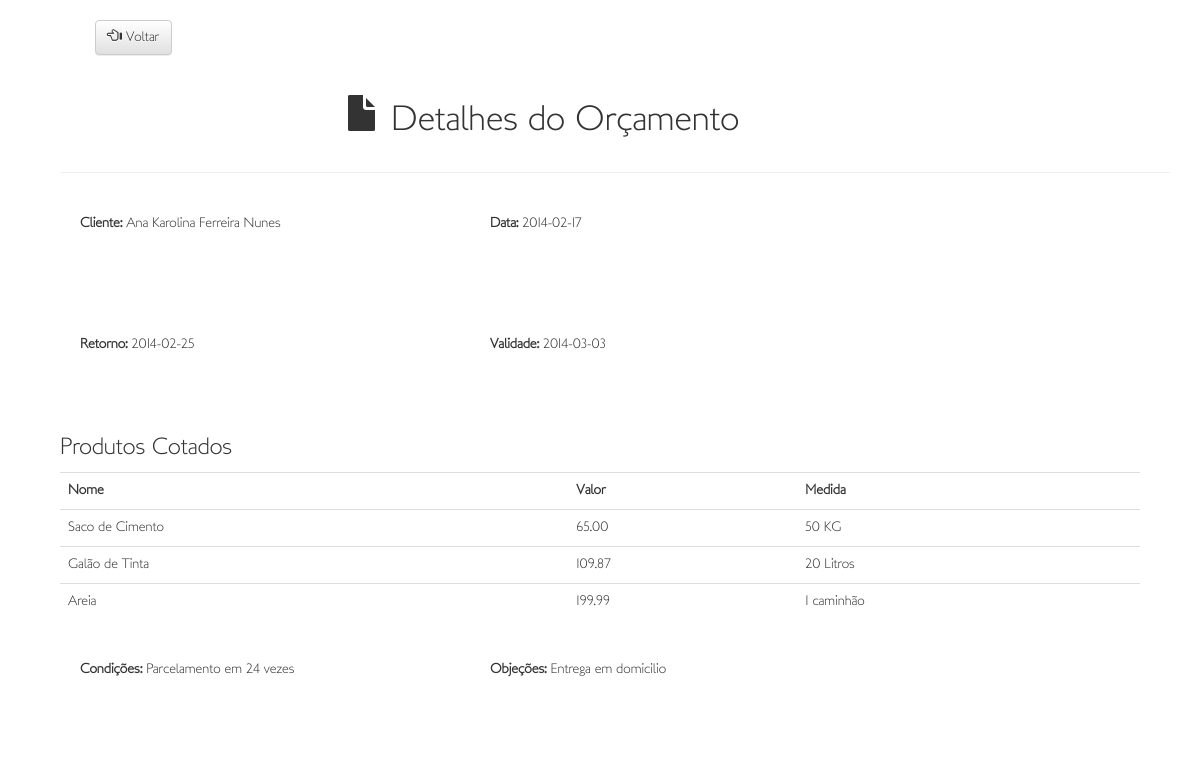
Screenshot of /detalhe.php?cod=9 with the database file from the repository.
### tables this page shows
CREATE TABLE IF NOT EXISTS `cliente` (
  `clie_cod` int(11) NOT NULL AUTO_INCREMENT,
  `clie_nome` varchar(200) NOT NULL,
  `clie_endereco` varchar(200) DEFAULT NULL,
  `clie_bairro` varchar(100) DEFAULT NULL,
  `clie_cep` char(9) DEFAULT NULL,
  `clie_fone` varchar(13) NOT NULL,
  `clie_email` varchar(255) NOT NULL,
  PRIMARY KEY (`clie_cod`)
);

CREATE TABLE IF NOT EXISTS `orcamento` (
  `orca_cod` int(11) NOT NULL AUTO_INCREMENT,
  `orca_data` date NOT NULL,
  `orca_data_retorno` date DEFAULT NULL,
  `orca_data_validade` date NOT NULL,
  `orca_clie_cod` int(11) NOT NULL,
  `orca_prod_cod_1` int(11) NOT NULL,
  `orca_condicoes` varchar(500) DEFAULT NULL,
  `orca_objecoes` varchar(500) DEFAULT NULL,
  `orca_prod_cod_2` int(11) DEFAULT NULL,
  `orca_prod_cod_3` int(11) DEFAULT NULL,
  PRIMARY KEY (`orca_cod`)
);

CREATE TABLE IF NOT EXISTS `produto` (
  `prod_cod` int(11) NOT NULL AUTO_INCREMENT,
  `prod_nome` varchar(200) NOT NULL,
  `prod_medida` varchar(45) DEFAULT NULL,
  `prod_valor` varchar(13) NOT NULL,
  PRIMARY KEY (`prod_cod`)
);

### class/Conexao.class.php (called while the page is built, shortened)
<?php
class Conexao{
	private $db_host = "localhost";
	private $db_user = "root";
	private $db_pass = "";
	private $db_name = "cdzestagiodb";
	private $con = false;
	public $instance;
	public function Conexao($db_name){
		$this->db_name = $db_name;
	}
	public function connect(){
		if(!$this->con){
			$myconn = @mysqli_connect($this->db_host, $this->db_user, $this->db_pass);
			if($myconn){
				$seldb = @mysqli_select_db($myconn,$this->db_name);
				if($seldb){
					$this->instance = $myconn;
					$this->con = true;
					return true;
				}else{
					return false;
				}
			}else{
				return false;
			}
		}else{
			return false;
		}
	}
	public function db_instance(){
		return $this->instance;
	}
}
?>

### class/Cliente.class.php (called while the page is built, shortened)
<?php
	class Cliente extends Conexao{
		private $cod;
		private $nome;
		private $sqlSel;
		public function buscar(){
			if($this->cod != "" and $this->cod != NULL){
				$this->sqlSel = mysqli_query($this->db_instance(),"SELECT clie_nome, clie_endereco, clie_bairro,
										clie_cep, clie_fone, clie_email
								 FROM cliente WHERE clie_cod = ".$this->cod.";");
			}else{
				echo("<span>Erro no ID!</span>");
				return FALSE;
			}
			if ($resultList = mysqli_fetch_array($this->sqlSel)){
				$this->nome = $resultList["clie_nome"];
			}
		}
		public function setCod($cod){
			$this->cod = $cod;
		}
		public function getNome(){
			return $this->nome;
		}
	}
?>

### class/Orcamento.class.php (called while the page is built, shortened)
<?php
	class Orcamento extends Conexao{
		private $cod;
		private $data;
		private $dataRetorno;
		private $dataValidade;
		private $condicoes;
		private $objecoes;
		private $sqlSel;
		public function buscar(){
			if($this->cod != "" and $this->cod != NULL){
				$this->sqlSel = mysqli_query($this->db_instance(),"SELECT orca_data, orca_data_retorno, orca_data_validade,
										orca_clie_cod, orca_prod_cod_1, orca_prod_cod_2,
										orca_prod_cod_3, orca_condicoes, orca_objecoes
								 FROM orcamento WHERE orca_cod = ".$this->cod.";");
			}else{
				echo("<script>alert('Erro no ID');</script>");
				return FALSE;
			}
			if ($resultList = mysqli_fetch_array($this->sqlSel)){
				$this->data = $resultList["orca_data"];
				$this->dataRetorno = $resultList["orca_data_retorno"];
				$this->dataValidade = $resultList["orca_data_validade"];
				$this->condicoes = $resultList["orca_condicoes"];
				$this->objecoes = $resultList["orca_objecoes"];
			}
		}
		public function setCod($cod){
			$this->cod = $cod;
		}
		public function getData(){
			return $this->data;
		}
		public function getDataRetorno(){
			return $this->dataRetorno;
		}
		public function getDataValidade(){
			return $this->dataValidade;
		}
		public function getCondicoes(){
			return $this->condicoes;
		}
		public function getObjecoes(){
			return $this->objecoes;
		}
	}
?>

### class/Produto.class.php (called while the page is built, shortened)
<?php
	class Produto extends Conexao{
		private $cod;
		private $nome;
		private $medida;
		private $valor;
		private $sqlSel;
		public function buscar(){
			if($this->cod != "" and $this->cod != NULL){
				$this->sqlSel = mysqli_query($this->db_instance(),"SELECT prod_nome, prod_medida, prod_valor
								 FROM produto WHERE prod_cod = ".$this->cod.";");
			}else{
				echo("<span>Erro no ID!</span>");
				return FALSE;
			}
			if ($resultList = mysqli_fetch_array($this->sqlSel)){
				$this->nome = $resultList["prod_nome"];
				$this->medida = $resultList["prod_medida"];
				$this->valor = $resultList["prod_valor"];
			}
		}
		public function setCod($cod){
			$this->cod = $cod;
		}
		public function getNome(){
			return $this->nome;
		}
		public function getMedida(){
			return $this->medida;
		}
		public function getValor(){
			return $this->valor;
		}
	}
?>

### control/Control.detalhe.php (the view, shortened to what this page needs)
<?php
	function detalharOrcamento(){
        $orcamento = new Orcamento();
        $produto1 = new Produto();
        $produto2 = new Produto();
        $produto3 = new Produto();
        $cliente = new Cliente();
        $orcamento->setCod($_GET['cod']);
        $orcamento->buscar();
        $cliente->setCod($orcamento->getClieCod());
        $cliente->buscar();
        $codigoProd1 = $orcamento->getProdCod1();
        if(isset($codigoProd1)){
            $produto1->setCod($codigoProd1);
            $produto1->buscar();
        }
        $codigoProd2 = $orcamento->getProdCod2();
        if(isset($codigoProd2)){
            $produto2->setCod($codigoProd2);
            $produto2->buscar();
        }
        $codigoProd3 = $orcamento->getProdCod3();
        if(isset($codigoProd3)){
            $produto3->setCod($codigoProd3);
            $produto3->buscar();
        }
        print  "<div class=\"row\">
                    <div class=\"col-md-4\"><span><b>Cliente:</b> ".$cliente->getNome()."</span></div>
                    <div class=\"col-md-4\"><span><b>Data:</b> ".$orcamento->getData()."</span></div>
                    <div class=\"col-md-4\"></span></div>
                </div>
                <div class=\"row\">
                    <div class=\"col-md-4\"><span><b>Retorno:</b> ".$orcamento->getDataRetorno()."</span></div>
                    <div class=\"col-md-4\"><span><b>Validade:</b> ".$orcamento->getDataValidade()."</span></div>
                    <div class=\"col-md-4\"></span></div>
                </div>
                <h3>Produtos Cotados</h3>
                <table class=\"table\">
                    <tr><td><b>Nome</b></td><td><b>Valor</b></td><td><b>Medida</b></td></tr>
                    <tr><td>".$produto1->getNome()."</td><td>".$produto1->getValor()."</td><td>".$produto1->getMedida()."</td></tr>
                    <tr><td>".$produto2->getNome()."</td><td>".$produto2->getValor()."</td><td>".$produto2->getMedida()."</td></tr>
                    <tr><td>".$produto3->getNome()."</td><td>".$produto3->getValor()."</td><td>".$produto3->getMedida()."</td></tr>
                </table>
                <div class=\"row\">
                    <div class=\"col-md-4\"><span><b>Condições:</b> ".$orcamento->getCondicoes()."</span></div>
                    <div class=\"col-md-4\"><span><b>Objeções:</b> ".$orcamento->getObjecoes()."</span></div>
                    <div class=\"col-md-4\"></div>
                </div>
                ";
    }
?>

### css/estilo.css (style rules this page uses)
body { font-family: "LondonMM", Helvetica !important; margin-left: 5%; margin-right: 5%; }
div { margin:20px; }

### rows the page displays
cliente: clie_nome "Ana Karolina Ferreira Nunes"
orcamento: orca_data "2014-02-17", orca_data_retorno "2014-02-25", orca_data_validade "2014-03-03", orca_condicoes "Parcelamento em 24 vezes", orca_objecoes "Entrega em domicilio"
produto: prod_nome "Saco de Cimento", prod_valor "65.00", prod_medida "50 KG"
produto: prod_nome "Galão de Tinta", prod_valor "109.87", prod_medida "20 Litros"
produto: prod_nome "Areia", prod_valor "199.99", prod_medida "1 caminhão"
